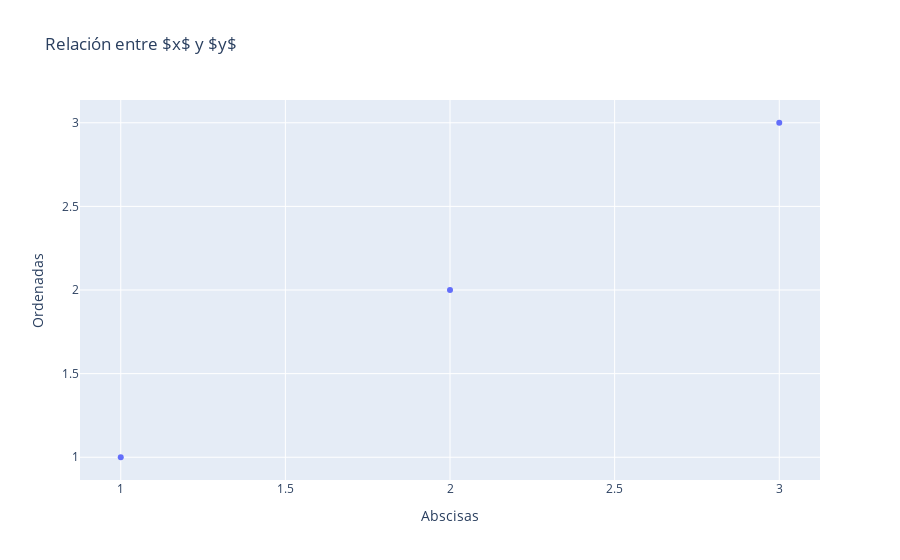

Notebook code cell kept with this figure:
### Markdown cell above
## Visualización gráfica con plotly

### Code cell
import pandas as pd 
 
import plotly.express as px  

X = [1,2,3]
Y = [1,2,3]
tabla = pd.DataFrame({'Abscisas':X, 'Ordenadas':Y})


#fig = px.line(tabla,x = tabla.keys()[0], y = tabla.keys()[1], title=r'Relación entre $x$ y $y$')

fig = px.scatter(tabla,x = tabla.keys()[0], y = tabla.keys()[1], title=r'Relación entre $x$ y $y$')

fig.show()

#fig.write_html('relacion_entre_x_e_y.html', auto_open=True)

### Figure 1 — Plotly figure (JSON) as saved in the notebook; plotly's stock layout.template omitted (floating-point values rounded to 4 significant figures)
{"data": [{"hovertemplate": "Abscisas=%{x}<br>Ordenadas=%{y}<extra></extra>", "legendgroup": "", "marker": {"color": "#636efa", "symbol": "circle"}, "mode": "markers", "name": "", "orientation": "v", "showlegend": false, "type": "scatter", "x": [1, 2, 3], "xaxis": "x", "y": [1, 2, 3], "yaxis": "y"}], "layout": {"legend": {"tracegroupgap": 0}, "title": {"text": "Relación entre $x$ y $y$"}, "xaxis": {"anchor": "y", "domain": [0, 1], "title": {"text": "Abscisas"}}, "yaxis": {"anchor": "x", "domain": [0, 1], "title": {"text": "Ordenadas"}}}}
